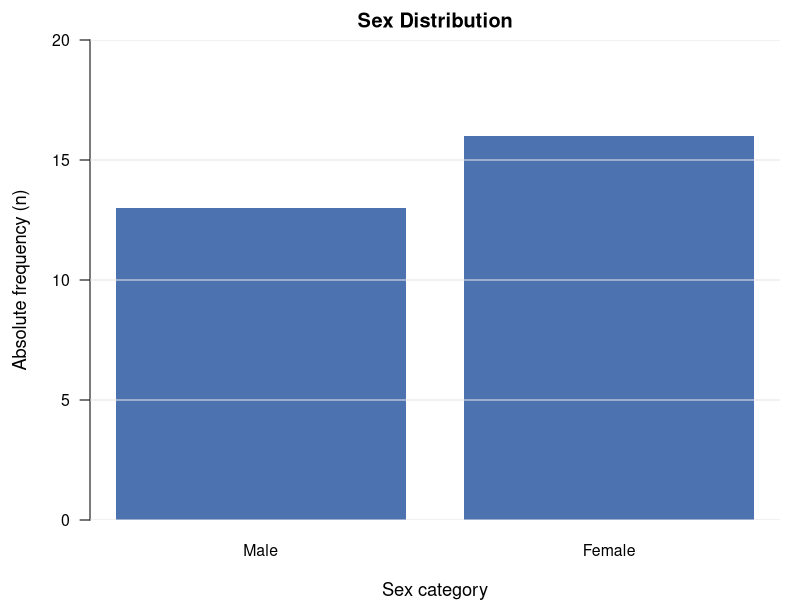
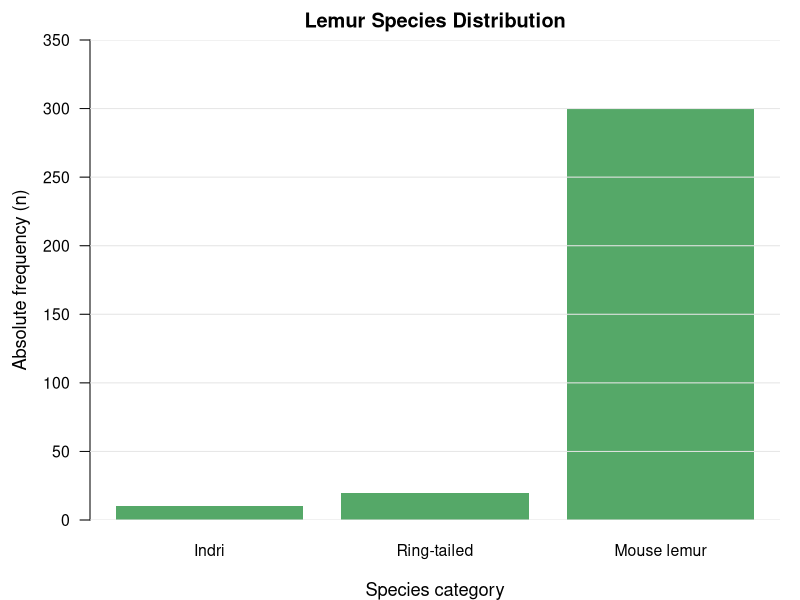
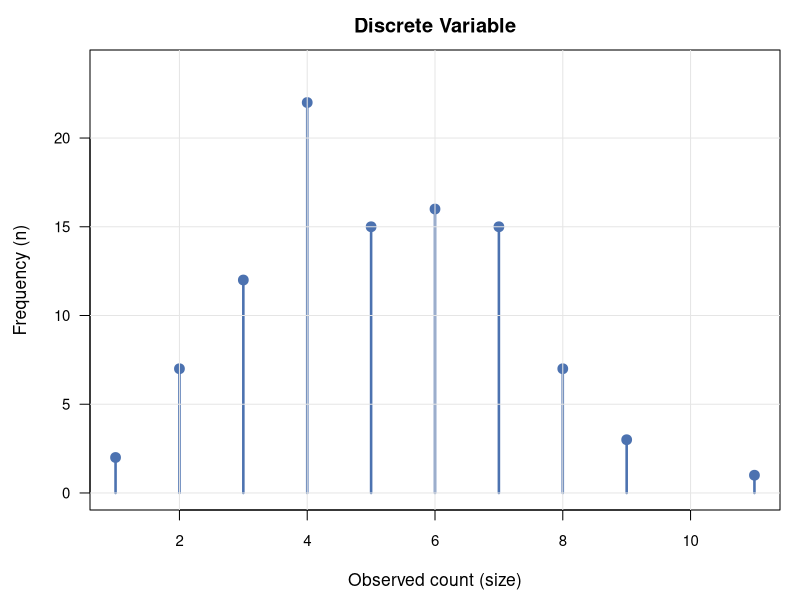
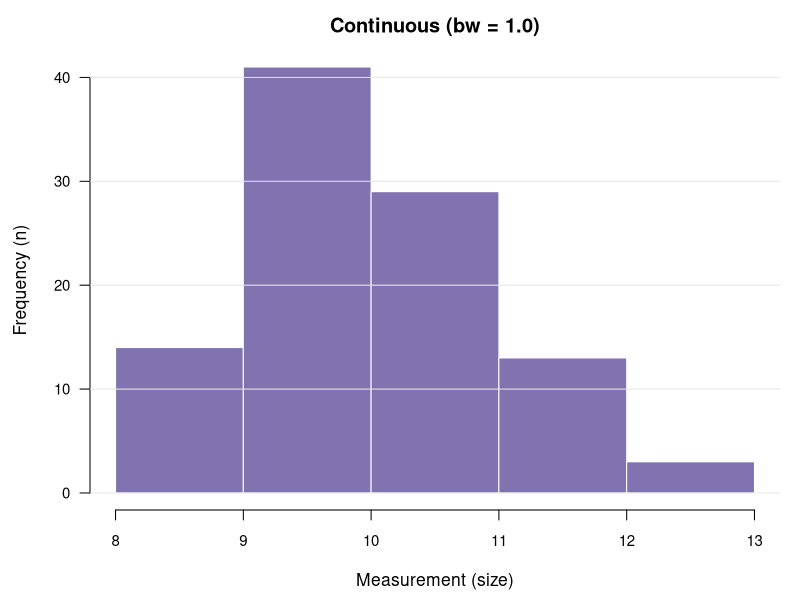
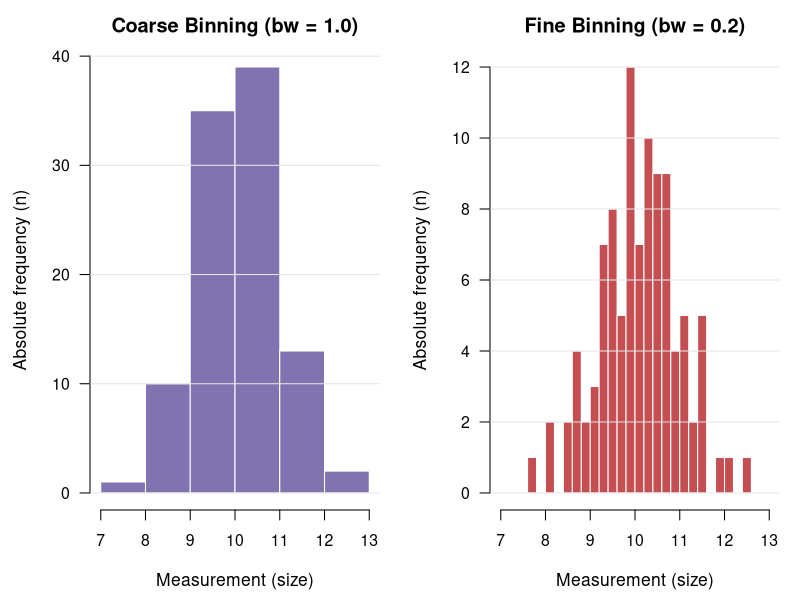
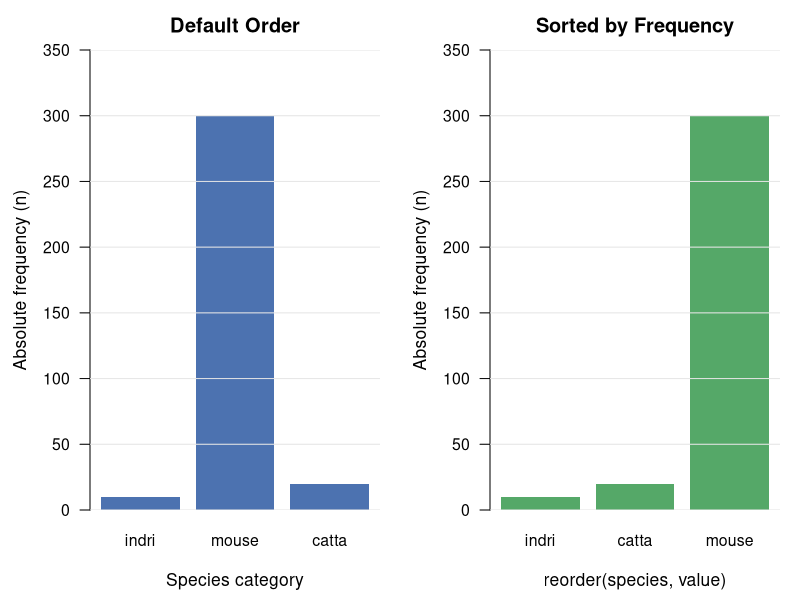
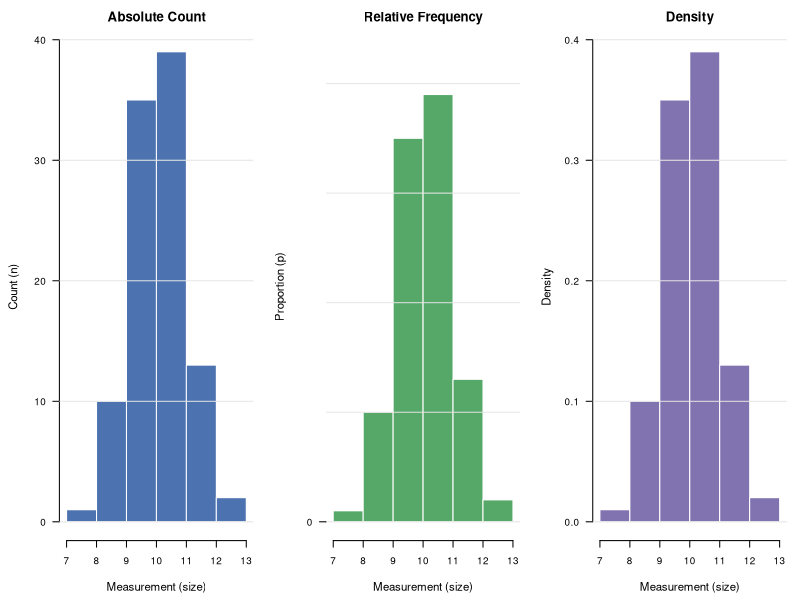

Generate these figures, in order, with R:
## ---- chunk 1
#| fig-cap: "Empirical distributions of qualitative variables. Bar plots represent discrete counts per category."
#| fig-subcap:
#|   - "Binary variable (sex)"
#|   - "Nominal variable (lemur species)"
#| layout-ncol: 2

# Data frames
df_sex <- data.frame(
  sex = c("Male", "Female"),
  count = c(13, 16)
)

df_lemur <- data.frame(
  species = c("Indri", "Ring-tailed", "Mouse lemur"),
  count = c(10, 20, 300)
)

# Setup graphic parameters for clean presentation
par(mar = c(4, 4.5, 2, 1), las = 1, cex.lab = 1.1, cex.axis = 0.95)

# Plot 1: Sex distribution
barplot(
  height = df_sex$count,
  names.arg = df_sex$sex,
  xlab = "Sex category",
  ylab = "Absolute frequency (n)",
  col = "#4C72B0",
  border = NA,
  ylim = c(0, 20),
  main = "Sex Distribution"
)
grid(nx = NA, ny = NULL, col = "gray90", lty = "solid")

# Plot 2: Lemur species distribution
barplot(
  height = df_lemur$count,
  names.arg = df_lemur$species,
  xlab = "Species category",
  ylab = "Absolute frequency (n)",
  col = "#55A868",
  border = NA,
  ylim = c(0, 350),
  main = "Lemur Species Distribution"
)
grid(nx = NA, ny = NULL, col = "gray90", lty = "solid")
## ---- chunk 2
#| fig-cap: "Empirical distributions of quantitative variables."
#| fig-subcap:
#|   - "Discrete quantitative variable (count data)"
#|   - "Continuous quantitative variable (coarse binning, bw = 1.0)"
#| layout-ncol: 2

set.seed(1)

# Generate synthetic quantitative data
df_discrete <- data.frame(size = rpois(100, lambda = 5))
df_discrete_tab <- aggregate(n ~ size, data = transform(df_discrete, n = 1), FUN = length)

df_quant <- data.frame(size = rnorm(100, mean = 10, sd = 1))

# Graphic adjustments for 2 panel layout
par(mar = c(4.5, 4.5, 2.5, 1), las = 1, cex.lab = 1.05, cex.axis = 0.9)

# Panel 1: Discrete quantitative variable (Lollipop plot)
plot(
  df_discrete_tab$size, df_discrete_tab$n,
  type = "h",
  lwd = 2.5,
  col = "#4C72B0",
  xlab = "Observed count (size)",
  ylab = "Frequency (n)",
  ylim = c(0, max(df_discrete_tab$n) + 2),
  main = "Discrete Variable"
)
points(df_discrete_tab$size, df_discrete_tab$n, pch = 19, col = "#4C72B0", cex = 1.3)
grid(col = "gray90", lty = "solid")

# Panel 2: Continuous quantitative variable (Coarse binning)
hist(
  df_quant$size,
  breaks = seq(floor(min(df_quant$size)), ceiling(max(df_quant$size)), by = 1.0),
  main = "Continuous (bw = 1.0)",
  xlab = "Measurement (size)",
  ylab = "Frequency (n)",
  col = "#8172B0",
  border = "white"
)
grid(nx = NA, ny = NULL, col = "gray90", lty = "solid")
## ---- chunk 3
#| fig-cap: "Impact of bin width on continuous quantitative empirical distributions."


set.seed(1)

# Synthetic continuous quantitative data
df_quant <- data.frame(size = rnorm(100, mean = 10, sd = 1))

# Set layout for two side-by-side plots
par(mfrow = c(1, 2), mar = c(4.5, 4.5, 2.5, 1), las = 1, cex.lab = 1.05, cex.axis = 0.95)

# Panel 1: Continuous quantitative variable (Coarse binning)
hist(
  df_quant$size,
  breaks = seq(floor(min(df_quant$size)), ceiling(max(df_quant$size)), by = 1.0),
  main = "Coarse Binning (bw = 1.0)",
  xlab = "Measurement (size)",
  ylab = "Absolute frequency (n)",
  col = "#8172B0",
  border = "white"
)
grid(nx = NA, ny = NULL, col = "gray90", lty = "solid")

# Panel 2: Continuous quantitative variable (Fine binning)
hist(
  df_quant$size,
  breaks = seq(floor(min(df_quant$size)), ceiling(max(df_quant$size)), by = 0.2),
  main = "Fine Binning (bw = 0.2)",
  xlab = "Measurement (size)",
  ylab = "Absolute frequency (n)",
  col = "#C44E52",
  border = "white"
)
grid(nx = NA, ny = NULL, col = "gray90", lty = "solid")

# Reset graphic parameters
par(mfrow = c(1, 1))
## ---- chunk 4
# Data frame for lemur species count
df_lemur <- data.frame(
  species = c("indri", "mouse", "catta"),
  value = c(10,  300, 20)
)

# Reorder species by frequency in ascending order
df_lemur_reordered <- df_lemur[order(df_lemur$value), ]

# Set layout for two side-by-side plots
par(mfrow = c(1, 2), mar = c(4.5, 4.5, 2.5, 1), las = 1, cex.lab = 1.05, cex.axis = 0.95)

# Plot A: Original categorical order
barplot(
  height = df_lemur$value,
  names.arg = df_lemur$species,
  xlab = "Species category",
  ylab = "Absolute frequency (n)",
  main = "Default Order",
  col = "#4C72B0",
  border = NA,
  ylim = c(0, 350)
)
grid(nx = NA, ny = NULL, col = "gray90", lty = "solid")

# Plot B: Reordered by frequency (ascending)
barplot(
  height = df_lemur_reordered$value,
  names.arg = df_lemur_reordered$species,
  xlab = "reorder(species, value)",
  ylab = "Absolute frequency (n)",
  main = "Sorted by Frequency",
  col = "#55A868",
  border = NA,
  ylim = c(0, 350)
)
grid(nx = NA, ny = NULL, col = "gray90", lty = "solid")

# Reset graphic layout
par(mfrow = c(1, 1))
## ---- chunk 5
set.seed(1)
df_quant <- data.frame(
  size = rnorm(100, mean = 10, sd = 1)
)

# Shared binning sequence (width = 1.0)
breaks_seq <- seq(floor(min(df_quant$size)), ceiling(max(df_quant$size)), by = 1)

# Graphic parameters for side-by-side comparison
par(mfrow = c(1, 3), mar = c(4.5, 4.5, 2.5, 1), las = 1, cex.lab = 1.05, cex.axis = 0.9)

# Panel 1: Absolute frequency (counts)
hist(
  df_quant$size,
  breaks = breaks_seq,
  main = "Absolute Count",
  xlab = "Measurement (size)",
  ylab = "Count (n)",
  col = "#4C72B0",
  border = "white"
)
grid(nx = NA, ny = NULL, col = "gray90", lty = "solid")

# Panel 2: Relative frequency (proportions)
h_obj <- hist(df_quant$size, breaks = breaks_seq, plot = FALSE)
h_obj$counts <- h_obj$counts / sum(h_obj$counts)

plot(
  h_obj,
  main = "Relative Frequency",
  xlab = "Measurement (size)",
  ylab = "Proportion (p)",
  col = "#55A868",
  border = "white",
  ylim = c(0, max(h_obj$counts) * 1.1)
)
grid(nx = NA, ny = NULL, col = "gray90", lty = "solid")

# Panel 3: Probability density (Area = 1)
hist(
  df_quant$size,
  breaks = breaks_seq,
  freq = FALSE,
  main = "Density",
  xlab = "Measurement (size)",
  ylab = "Density",
  col = "#8172B0",
  border = "white"
)
grid(nx = NA, ny = NULL, col = "gray90", lty = "solid")

# Reset graphic parameters
par(mfrow = c(1, 1))
